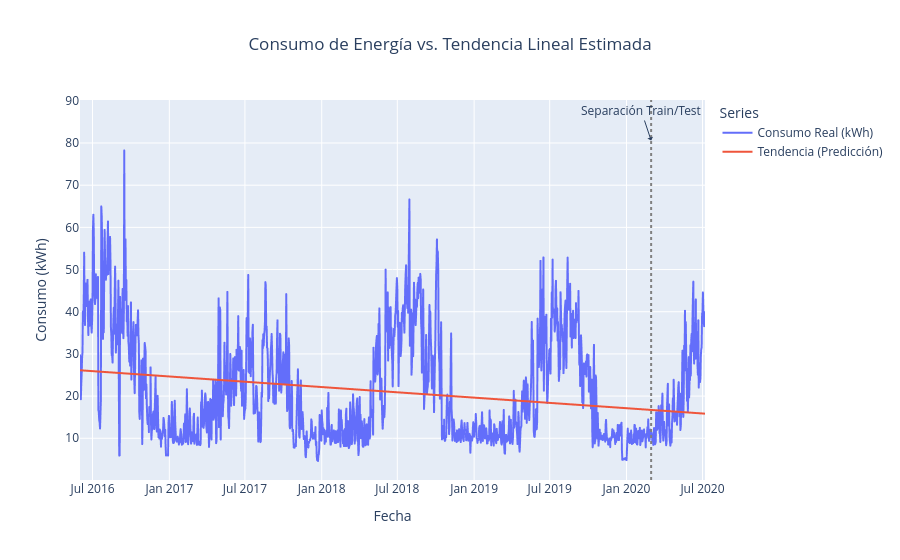

Notebook code cell kept with this figure:
### Markdown cell above
**Respuesta**

### Code cell
# Importaciones adicionales 
from sklearn.linear_model import LinearRegression
from sklearn.pipeline import Pipeline

# 0. Crear conjunto de entrenamiento y prueba 

# Definir la fecha de corte
split_date = '2020-02-29'

train_df = df[df['date'] <= split_date].copy()
test_df = df[df['date'] > split_date].copy()

print(f"Datos de entrenamiento: {train_df.shape[0]} filas (hasta {split_date})")
print(f"Datos de prueba: {test_df.shape[0]} filas (desde 2020-03-01)")

# Preparación de X (feature) y y (target) para el modelo de tendencia

df['time_index'] = np.arange(len(df))

# Separar X e y para el entrenamiento
X_train = df.loc[df['date'] <= split_date, 'time_index'].values.reshape(-1, 1)
y_train = df.loc[df['date'] <= split_date, 'Energy_kWh'].values

# Definir el X para el intervalo (para las predicciones)
X_full = df['time_index'].values.reshape(-1, 1)

# 1. Crear el Pipeline de Tendencia 

print("\nCreando el Pipeline_trend...")

# El pipeline contendrá solo el estimador de Regresión Lineal
Pipeline_trend = Pipeline([
    ('linear_model', LinearRegression())
])

print(Pipeline_trend)

# 2. Entrenar el modelo y Obtener Predicciones 

print("Entrenando el modelo de tendencia (Pipeline_trend)...")
Pipeline_trend.fit(X_train, y_train)

print("Generando predicciones de tendencia para el intervalo completo...")
df['trend'] = Pipeline_trend.predict(X_full)

# 2. Graficar las predicciones

print("Generando gráfico de la serie original vs. tendencia...")

df_plot = df.melt(id_vars=['date'], 
                  value_vars=['Energy_kWh', 'trend'], 
                  var_name='Serie', 
                  value_name='Consumo (kWh)')

# Renombrar 'Energy_kWh' 
df_plot['Serie'] = df_plot['Serie'].replace({'Energy_kWh': 'Consumo Real (kWh)',
                                             'trend': 'Tendencia (Predicción)'})

# Crear el gráfico de líneas
fig = px.line(df_plot, 
              x='date', 
              y='Consumo (kWh)', 
              color='Serie', 
              title='Consumo de Energía vs. Tendencia Lineal Estimada',
              labels={'date': 'Fecha'}
             )

# Añadir la línea vertical 
fig.add_vline(x=pd.to_datetime(split_date), 
              line_width=2, 
              line_dash="dot", 
              line_color="grey"
             )


fig.add_annotation(
    x=pd.to_datetime(split_date),
    y=df['Energy_kWh'].max(), 
    text="Separación Train/Test",
    showarrow=True,
    arrowhead=1,
    yshift=10 
)

fig.update_layout(
    xaxis_title='Fecha',
    yaxis_title='Consumo (kWh)',
    legend_title='Series',
    title_x=0.5 
)

fig.show()

### Figure 1 — Plotly figure (JSON) as saved in the notebook; plotly's stock layout.template omitted (floating-point values rounded to 4 significant figures; data arrays with more than 128 entries replaced by an {"elided": "..."} marker saying what was removed)
{"data": [{"hovertemplate": "Serie=Consumo Real (kWh)<br>Fecha=%{x}<br>Consumo (kWh)=%{y}<extra></extra>", "legendgroup": "Consumo Real (kWh)", "line": {"color": "#636efa", "dash": "solid"}, "marker": {"symbol": "circle"}, "mode": "lines", "name": "Consumo Real (kWh)", "showlegend": true, "type": "scattergl", "x": {"elided": "1498 str values"}, "xaxis": "x", "y": {"elided": "1498 float values"}, "yaxis": "y"}, {"hovertemplate": "Serie=Tendencia (Predicción)<br>Fecha=%{x}<br>Consumo (kWh)=%{y}<extra></extra>", "legendgroup": "Tendencia (Predicción)", "line": {"color": "#EF553B", "dash": "solid"}, "marker": {"symbol": "circle"}, "mode": "lines", "name": "Tendencia (Predicción)", "showlegend": true, "type": "scattergl", "x": {"elided": "1498 str values"}, "xaxis": "x", "y": {"elided": "1498 float values"}, "yaxis": "y"}], "layout": {"annotations": [{"arrowhead": 1, "showarrow": true, "text": "Separación Train/Test", "x": "2020-02-29T00:00:00", "y": 78.23, "yshift": 10}], "legend": {"title": {"text": "Series"}, "tracegroupgap": 0}, "shapes": [{"line": {"color": "grey", "dash": "dot", "width": 2}, "type": "line", "x0": "2020-02-29T00:00:00", "x1": "2020-02-29T00:00:00", "xref": "x", "y0": 0, "y1": 1, "yref": "y domain"}], "title": {"text": "Consumo de Energía vs. Tendencia Lineal Estimada", "x": 0.5}, "xaxis": {"anchor": "y", "domain": [0, 1], "title": {"text": "Fecha"}}, "yaxis": {"anchor": "x", "domain": [0, 1], "title": {"text": "Consumo (kWh)"}}}}
